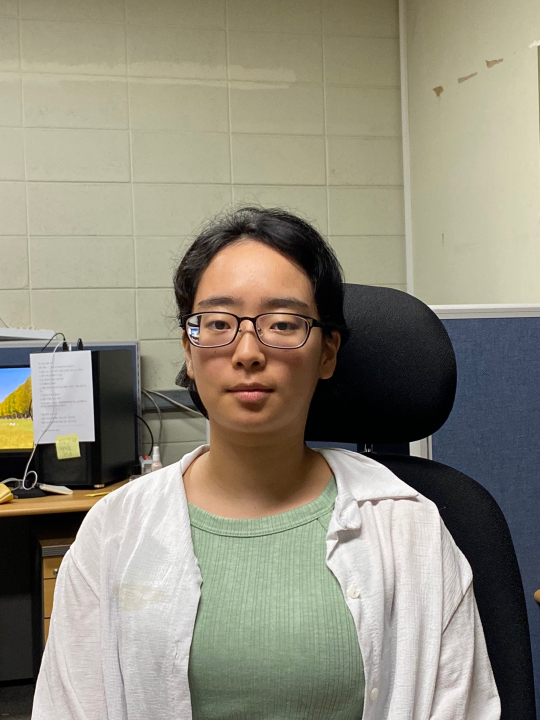
#> input picture dataset/train/Hayden/KakaoTalk_20230718_173609214_09.jpg, 1080 x 1440 px, found by its file name (shown at 1/2 size); its folder holds 4 pictures in this run
$ jupyter execute data_augmentation_2nd.ipynb
#> lines starting #> are read from the running program, lines starting #| are printed output that depends on the picture
### Author Hayden Gonne
# Edit at june 10, 2024

# 데이터 증강

[cell 1]
import matplotlib.pyplot as plt
import numpy as np
import tensorflow as tf
import tensorflow_datasets as tfds

from tensorflow.keras import layers

[cell 2]
import random
import numpy as np
import os
import cv2
from PIL import Image

# 다음 변수를 수정하여 새로 만들 이미지 갯수를 정합니다.
num_augmented_images = 30

# 원본 폴더 경로
file_path = r"C:\Users\admin\Desktop\face_recognition_project\dataset\train\Hayden"
# 위의 폴더 내부에 있는 이미지 이름의 배열이 저장
file_names = os.listdir(file_path)
total_origin_image_num = len(file_names) # file_names의 길이 저장
augment_cnt = 1 # 몇번의 augmentation이 일어났는지를 확인하기 위해 선언

for i in range(1, num_augmented_images):
    change_picture_index = random.randrange(1, total_origin_image_num) # 전체 이미지 개수 중 하나를 랜덤하게 선택하여 file_name에 그 인덱스를 갖는 이미지 이름을 저장
    file_name = file_names[change_picture_index]

    origin_image_path = os.path.join(file_path, file_name)
    image = Image.open(origin_image_path)
#> image is the input picture: PIL image 1080x1440 RGB; mean R, G, B 144.2, 139.9, 124.1
    random_augment = random.randrange(1, 4) # 1~3의 무작위 수가 결정

    if random_augment == 1:
        # 이미지 좌우 반전
        inverted_image = image.transpose(Image.FLIP_LEFT_RIGHT)
        inverted_image.save(os.path.join(file_path, f'inverted_{augment_cnt}.png'))

    elif random_augment == 2:
        # -20~20도로 이미지 기울이기
        rotated_image = image.rotate(random.randrange(-20, 20))
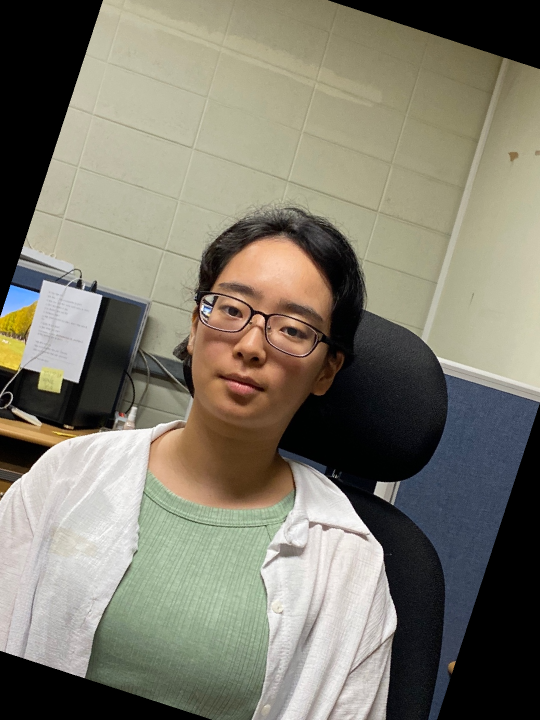
#> rotated_image: PIL image 1080x1440 RGB (shown at 1/2 size); mean R, G, B 126.4, 122.9, 109.2
        rotated_image.save(os.path.join(file_path, f'rotated_{augment_cnt}.png'))

    elif random_augment == 3:
        # 가우스 노이즈 추가하기
        img = cv2.imread(origin_image_path)
        row, col, ch = img.shape
        mean = 0
        var = 0.1
        sigma = var**0.5
        gauss = np.random.normal(mean, sigma, (row, col, ch))
        gauss = gauss.reshape(row, col, ch)
        noisy_array = img + gauss
        noisy_image = Image.fromarray(np.uint8(noisy_array)).convert('RGB')
        noisy_image.save(os.path.join(file_path, f'noiseAdded_{augment_cnt}.png'))

    augment_cnt += 1 # 한바퀴 돌 때마다 1씩 업데이트
